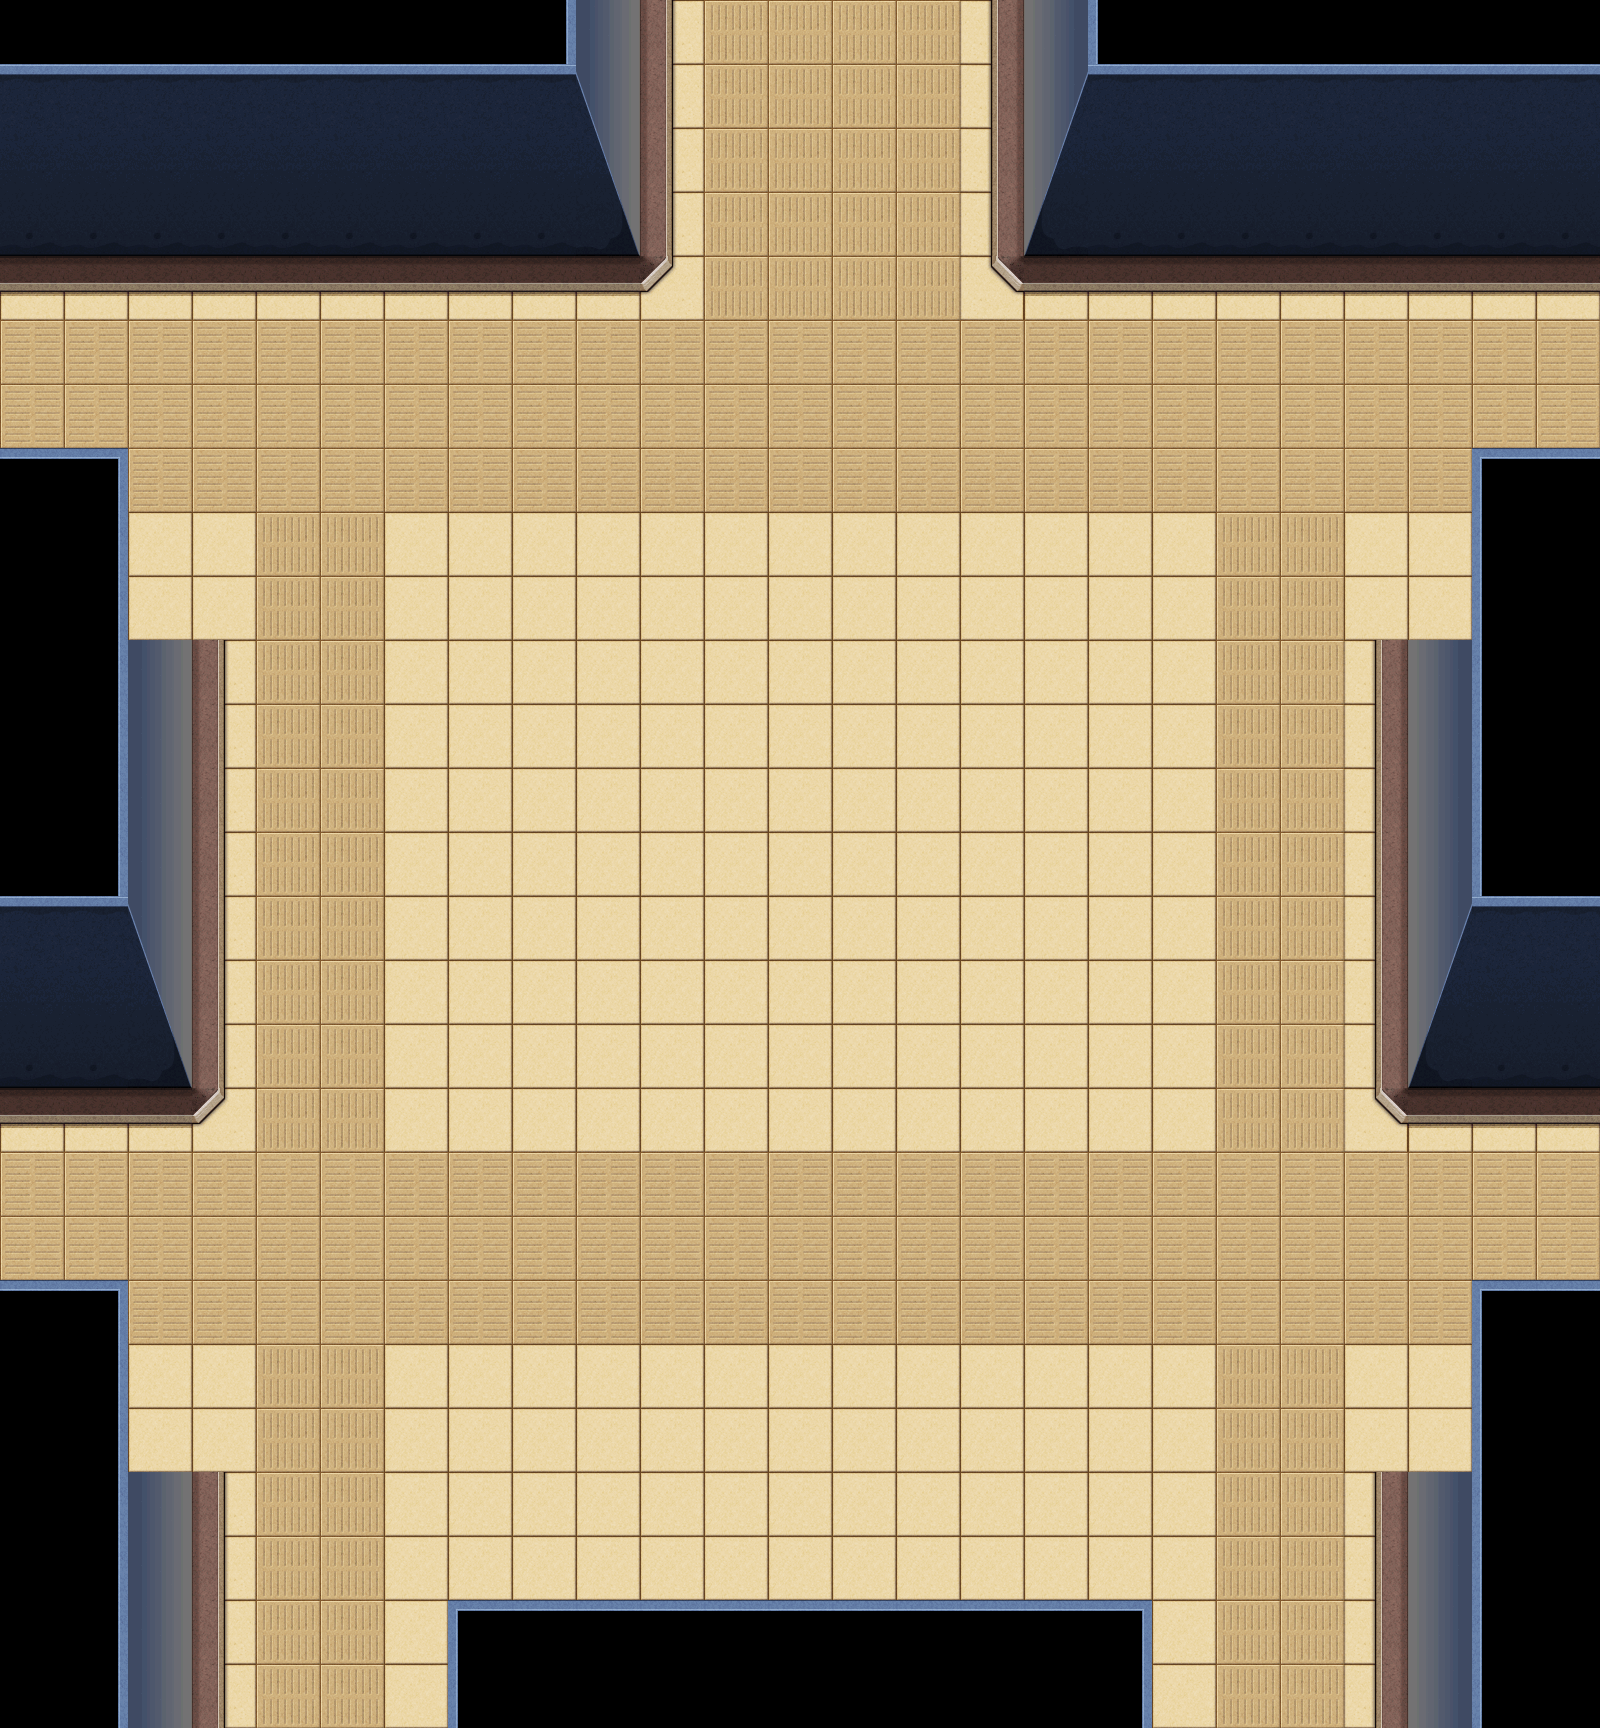

This is a level from a 2D game, rendered from its Tiled map with the project's own tilesets. A one-line summary and the map file follow, with tile-layer data summarised:
An orthogonal 25x27 tile map with 64x64 px tiles, 1 tile layer (background), 33 tilesets and 79 objects (11x collide, 11x collide_bullet).

<map version="1.0" orientation="orthogonal" width="25" height="27" tilewidth="64" tileheight="64">
 <tileset firstgid="1" name="bg03" tilewidth="64" tileheight="64">
  <image source="bg03.png" width="512" height="256" />
 </tileset>
 <tileset firstgid="33" name="jianzhu3_qiang02" tilewidth="101" tileheight="192">
  <image source="jianzhu3_qiang02.png" width="101" height="192" />
 </tileset>
 <tileset firstgid="34" name="jianzhu3_qiang01" tilewidth="101" tileheight="192">
  <image source="jianzhu3_qiang01.png" width="101" height="192" />
 </tileset>
 <tileset firstgid="35" name="jianzhu3_huatai" tilewidth="129" tileheight="173">
  <image source="jianzhu3_huatai.png" width="129" height="173" />
 </tileset>
 <tileset firstgid="36" name="jianzhu3_chuang02" tilewidth="52" tileheight="386">
  <image source="jianzhu3_chuang02.png" width="52" height="386" />
 </tileset>
 <tileset firstgid="37" name="jianzhu3_chuang01" tilewidth="52" tileheight="386">
  <image source="jianzhu3_chuang01.png" width="52" height="386" />
 </tileset>
 <tileset firstgid="38" name="jianzhu3_dianti" tilewidth="172" tileheight="196">
  <image source="jianzhu3_dianti.png" width="172" height="196" />
 </tileset>
 <tileset firstgid="39" name="jianzhu3_langan01" tilewidth="223" tileheight="105">
  <image source="jianzhu3_langan01.png" width="223" height="105" />
 </tileset>
 <tileset firstgid="40" name="jianzhu3_keng01" tilewidth="293" tileheight="131">
  <image source="jianzhu3_keng01.png" width="293" height="131" />
 </tileset>
 <tileset firstgid="41" name="jianzhu3_keng02" tilewidth="152" tileheight="81">
  <image source="jianzhu3_keng02.png" width="152" height="79" />
 </tileset>
 <tileset firstgid="41" name="jianzhu3_keng03" tilewidth="102" tileheight="39">
  <image source="jianzhu3_keng03.png" width="102" height="39" />
 </tileset>
 <tileset firstgid="42" name="jianzhu3_keng04" tilewidth="52" tileheight="20">
  <image source="jianzhu3_keng04.png" width="52" height="20" />
 </tileset>
 <tileset firstgid="43" name="jianzhu3_wuzi01" tilewidth="131" tileheight="63">
  <image source="jianzhu3_wuzi01.png" width="131" height="63" />
 </tileset>
 <tileset firstgid="44" name="jianzhu3_wuzi02" tilewidth="168" tileheight="53">
  <image source="jianzhu3_wuzi02.png" width="168" height="53" />
 </tileset>
 <tileset firstgid="45" name="jianzhu3_yizi01" tilewidth="85" tileheight="229">
  <image source="jianzhu3_yizi01.png" width="85" height="229" />
 </tileset>
 <tileset firstgid="46" name="jianzhu3_yizi02" tilewidth="85" tileheight="229">
  <image source="jianzhu3_yizi02.png" width="85" height="229" />
 </tileset>
 <tileset firstgid="47" name="jianzhu3_zhuozi01" tilewidth="518" tileheight="213">
  <image source="jianzhu3_zhuozi01.png" width="518" height="213" />
 </tileset>
 <tileset firstgid="48" name="jianzhu3_zhuozi02" tilewidth="202" tileheight="256">
  <image source="jianzhu3_zhuozi02.png" width="202" height="256" />
 </tileset>
 <tileset firstgid="49" name="jianzhu3_zhuozi03" tilewidth="202" tileheight="256">
  <image source="jianzhu3_zhuozi03.png" width="202" height="256" />
 </tileset>
 <tileset firstgid="50" name="jianzhu_xuezi01" tilewidth="242" tileheight="196">
  <image source="jianzhu_xuezi01.png" width="242" height="196" />
 </tileset>
 <tileset firstgid="51" name="jianzhu_xuezi02" tilewidth="219" tileheight="141">
  <image source="jianzhu_xuezi02.png" width="219" height="141" />
 </tileset>
 <tileset firstgid="52" name="jianzhu_xuezi03" tilewidth="192" tileheight="132">
  <image source="jianzhu_xuezi03.png" width="192" height="132" />
 </tileset>
 <tileset firstgid="53" name="jianzhu_xuezi04" tilewidth="421" tileheight="156">
  <image source="jianzhu_xuezi04.png" width="421" height="156" />
 </tileset>
 <tileset firstgid="54" name="jianzhu_xuezi05" tilewidth="180" tileheight="297">
  <image source="jianzhu_xuezi05.png" width="180" height="297" />
 </tileset>
 <tileset firstgid="55" name="jianzhu_xiangzi05" tilewidth="150" tileheight="170">
  <image source="jianzhu_xiangzi05.png" width="150" height="170" />
 </tileset>
 <tileset firstgid="56" name="jianzhu_xiangzi06" tilewidth="90" tileheight="113">
  <image source="jianzhu_xiangzi06.png" width="90" height="113" />
 </tileset>
 <tileset firstgid="57" name="jianzhu_xiangzi02" tilewidth="122" tileheight="126">
  <image source="jianzhu_xiangzi02.png" width="122" height="126" />
 </tileset>
 <tileset firstgid="58" name="jianzhu_xiangzi03" tilewidth="122" tileheight="76">
  <image source="jianzhu_xiangzi03.png" width="122" height="76" />
 </tileset>
 <tileset firstgid="59" name="jianzhu2_xiangzi0" tilewidth="192" tileheight="168">
  <image source="jianzhu2_xiangzi0.png" width="192" height="168" />
 </tileset>
 <tileset firstgid="60" name="jianzhu_xiangzi04" tilewidth="183" tileheight="126">
  <image source="jianzhu_xiangzi04.png" width="183" height="126" />
 </tileset>
 <tileset firstgid="61" name="jianzhu_xiangzi01" tilewidth="71" tileheight="80">
  <image source="jianzhu_xiangzi01.png" width="71" height="80" />
 </tileset>
 <tileset firstgid="62" name="jianzhu_xiangzi07" tilewidth="92" tileheight="112">
  <image source="jianzhu_xiangzi07.png" width="92" height="112" />
 </tileset>
 <tileset firstgid="63" name="jianzhu_qiang01" tilewidth="92" tileheight="54">
  <image source="jianzhu_qiang01.png" width="92" height="54" />
 </tileset>
 <layer name="background" width="25" height="27">
  <data>[675 cells, 675 non-empty, 25 distinct tile ids]</data>
 </layer>
 <objectgroup name="right" width="25" height="27">
  <properties>
   <property name="buildlayer" value="1" />
   <property name="filename" value="jianzhu3_qiang02.png" />
  </properties>
  <object gid="33" x="1371" y="640" />
  <object gid="33" x="1371" y="1472" />
  <object gid="33" x="346" y="1793" />
 </objectgroup>
 <objectgroup name="left" width="25" height="27">
  <properties>
   <property name="buildlayer" value="1" />
   <property name="filename" value="jianzhu3_qiang01.png" />
  </properties>
  <object gid="34" x="128" y="642">
   <properties>
    <property name="groundZ" value="1" />
   </properties>
  </object>
  <object gid="34" x="128" y="1472">
   <properties>
    <property name="groundZ" value="1" />
   </properties>
  </object>
  <object gid="34" x="1153" y="1792">
   <properties>
    <property name="groundZ" value="1" />
   </properties>
  </object>
 </objectgroup>
 <objectgroup name="flower" width="25" height="27">
  <properties>
   <property name="filename" value="jianzhu3_huatai.png" />
   <property name="groundlayer" value="1" />
  </properties>
 </objectgroup>
 <objectgroup name="rightboli" width="25" height="27">
  <properties>
   <property name="filename" value="jianzhu3_chuang02.png" />
   <property name="groundlayer" value="1" />
  </properties>
  <object gid="36" x="1413" y="960" />
  <object gid="36" x="1415" y="1853" />
 </objectgroup>
 <objectgroup name="rightdoor" width="25" height="27">
  <properties>
   <property name="filename" value="jianzhu3_chuang02.png" />
   <property name="groundlayer" value="1" />
  </properties>
 </objectgroup>
 <objectgroup name="rightdooropen" width="25" height="27">
  <properties>
   <property name="filename" value="jianzhu3_men04.png" />
   <property name="groundlayer" value="1" />
  </properties>
 </objectgroup>
 <objectgroup name="leftdoor" width="25" height="27">
  <properties>
   <property name="filename" value="jianzhu3_men01.png" />
   <property name="groundlayer" value="1" />
  </properties>
 </objectgroup>
 <objectgroup name="leftdooropen" width="25" height="27">
  <properties>
   <property name="filename" value="jianzhu3_men03.png" />
   <property name="groundlayer" value="1" />
  </properties>
 </objectgroup>
 <objectgroup name="leftboli" width="25" height="27">
  <properties>
   <property name="filename" value="jianzhu3_chuang01.png" />
   <property name="groundlayer" value="1" />
  </properties>
  <object gid="37" x="135" y="970">
   <properties>
    <property name="groundZ" value="2" />
   </properties>
  </object>
  <object gid="37" x="133" y="1866">
   <properties>
    <property name="groundZ" value="2" />
   </properties>
  </object>
 </objectgroup>
 <objectgroup name="door" width="25" height="27">
  <properties>
   <property name="filename" value="jianzhu3_dianti.png" />
   <property name="groundlayer" value="1" />
  </properties>
  <object gid="38" x="1256" y="283" />
  <object gid="38" x="170" y="281" />
 </objectgroup>
 <objectgroup name="warning" width="25" height="27">
  <properties>
   <property name="filename" value="jianzhu3_langan01.png" />
   <property name="groundlayer" value="1" />
  </properties>
  <object gid="39" x="1157" y="290">
   <properties>
    <property name="groundZ" value="1" />
   </properties>
  </object>
  <object gid="39" x="-51" y="293">
   <properties>
    <property name="groundZ" value="1" />
   </properties>
  </object>
  <object gid="39" x="385" y="291">
   <properties>
    <property name="groundZ" value="1" />
   </properties>
  </object>
  <object gid="39" x="1518" y="1122">
   <properties>
    <property name="groundZ" value="1" />
   </properties>
  </object>
 </objectgroup>
 <objectgroup name="keng1" width="25" height="27">
  <properties>
   <property name="filename" value="jianzhu3_keng01.png" />
   <property name="groundlayer" value="1" />
  </properties>
  <object gid="40" x="336" y="565" />
  <object gid="40" x="974" y="1526" />
  <object gid="40" x="619" y="1037" />
 </objectgroup>
 <objectgroup name="keng2" width="25" height="27">
  <properties>
   <property name="filename" value="jianzhu3_keng02.png" />
   <property name="groundlayer" value="1" />
  </properties>
  <object x="1050" y="731" />
  <object x="410" y="1307" />
 </objectgroup>
 <objectgroup name="keng3" width="25" height="27">
  <properties>
   <property name="filename" value="jianzhu3_keng03.png" />
   <property name="groundlayer" value="1" />
  </properties>
  <object gid="41" x="1166" y="952" />
  <object gid="41" x="268" y="824" />
  <object gid="41" x="1286" y="374" />
  <object gid="41" x="880" y="248" />
  <object gid="41" x="332" y="1590" />
 </objectgroup>
 <objectgroup name="keng4" width="25" height="27">
  <properties>
   <property name="filename" value="jianzhu3_keng04.png" />
   <property name="groundlayer" value="1" />
  </properties>
  <object gid="42" x="645" y="667" />
  <object gid="42" x="1414" y="1200" />
  <object gid="42" x="148" y="1260" />
  <object gid="42" x="142" y="326" />
 </objectgroup>
 <objectgroup name="wuzi1" width="25" height="27">
  <properties>
   <property name="filename" value="jianzhu3_wuzi01.png" />
   <property name="groundlayer" value="1" />
  </properties>
  <object gid="43" x="1661" y="356" />
 </objectgroup>
 <objectgroup name="wuzi2" width="25" height="27">
  <properties>
   <property name="filename" value="jianzhu3_wuzi02.png" />
   <property name="groundlayer" value="1" />
  </properties>
  <object gid="44" x="1694" y="468" />
 </objectgroup>
 <objectgroup name="chairleft" width="25" height="27">
  <properties>
   <property name="filename" value="jianzhu3_yizi01.png" />
   <property name="groundlayer" value="1" />
  </properties>
  <object gid="45" x="2091" y="595" />
 </objectgroup>
 <objectgroup name="chairright" width="25" height="27">
  <properties>
   <property name="filename" value="jianzhu3_yizi01.png" />
   <property name="groundlayer" value="1" />
  </properties>
  <object gid="46" x="1965" y="572" />
 </objectgroup>
 <objectgroup name="deskbig" width="25" height="27">
  <properties>
   <property name="filename" value="jianzhu3_zhuozi01.png" />
   <property name="groundlayer" value="1" />
  </properties>
  <object gid="47" x="1668" y="213" />
 </objectgroup>
 <objectgroup name="deskleft" width="25" height="27">
  <properties>
   <property name="filename" value="jianzhu3_zhuozi02.png" />
   <property name="groundlayer" value="1" />
  </properties>
  <object gid="48" x="2291" y="310" />
 </objectgroup>
 <objectgroup name="deskright" width="25" height="27">
  <properties>
   <property name="filename" value="jianzhu3_zhuozi03.png" />
   <property name="groundlayer" value="1" />
  </properties>
  <object gid="49" x="2267" y="593" />
 </objectgroup>
 <objectgroup name="blood1" width="25" height="27">
  <properties>
   <property name="filename" value="jianzhu_xuezi01.png" />
   <property name="groundlayer" value="1" />
  </properties>
  <object gid="50" x="701" y="803" />
  <object gid="50" x="1464" y="1309" />
  <object gid="50" x="626" y="1482" />
 </objectgroup>
 <objectgroup name="blood2" width="25" height="27">
  <properties>
   <property name="filename" value="jianzhu_xuezi02.png" />
   <property name="groundlayer" value="1" />
  </properties>
  <object gid="51" x="-56" y="443">
   <properties>
    <property name="groundZ" value="1" />
   </properties>
  </object>
  <object gid="51" x="1205" y="1773">
   <properties>
    <property name="groundZ" value="1" />
   </properties>
  </object>
 </objectgroup>
 <objectgroup name="blood3" width="25" height="27">
  <properties>
   <property name="filename" value="jianzhu_xuezi03.png" />
   <property name="groundlayer" value="1" />
  </properties>
  <object gid="52" x="752" y="415">
   <properties>
    <property name="groundZ" value="1" />
   </properties>
  </object>
  <object gid="52" x="354" y="1044">
   <properties>
    <property name="groundZ" value="1" />
   </properties>
  </object>
  <object gid="52" x="1084" y="1216">
   <properties>
    <property name="groundZ" value="1" />
   </properties>
  </object>
 </objectgroup>
 <objectgroup name="blood4" width="25" height="27">
  <properties>
   <property name="filename" value="jianzhu_xuezi04.png" />
   <property name="groundlayer" value="1" />
  </properties>
  <object gid="53" x="1321" y="443" />
  <object gid="53" x="-145" y="1270" />
 </objectgroup>
 <objectgroup name="blood5" width="25" height="27">
  <properties>
   <property name="filename" value="jianzhu_xuezi05.png" />
   <property name="groundlayer" value="1" />
  </properties>
  <object gid="54" x="205" y="1842" />
 </objectgroup>
 <objectgroup name="blackboxb" width="25" height="27">
  <properties>
   <property name="filename" value="jianzhu_xiangzi05.png" />
   <property name="groundlayer" value="1" />
  </properties>
  <object gid="55" x="-254" y="804">
   <properties>
    <property name="groundZ" value="1" />
   </properties>
  </object>
 </objectgroup>
 <objectgroup name="blackboxs" width="25" height="27">
  <properties>
   <property name="filename" value="jianzhu_xiangzi06.png" />
   <property name="groundlayer" value="1" />
  </properties>
  <object gid="56" x="-211" y="982">
   <properties>
    <property name="groundZ" value="1" />
   </properties>
  </object>
 </objectgroup>
 <objectgroup name="greenboxb" width="25" height="27">
  <properties>
   <property name="filename" value="jianzhu_xiangzi02.png" />
   <property name="groundlayer" value="1" />
  </properties>
  <object gid="57" x="-235" y="519">
   <properties>
    <property name="groundZ" value="3" />
   </properties>
  </object>
 </objectgroup>
 <objectgroup name="greenboxs" width="25" height="27">
  <properties>
   <property name="filename" value="jianzhu_xiangzi03.png" />
   <property name="groundlayer" value="1" />
  </properties>
  <object gid="58" x="-266" y="345">
   <properties>
    <property name="groundZ" value="3" />
   </properties>
  </object>
 </objectgroup>
 <objectgroup name="greenbox2" width="25" height="27">
  <properties>
   <property name="filename" value="jianzhu2_xiangzi0.png" />
   <property name="groundlayer" value="1" />
  </properties>
  <object gid="59" x="-260" y="1201" />
 </objectgroup>
 <objectgroup name="mutouboxb" width="25" height="27">
  <properties>
   <property name="filename" value="jianzhu_xiangzi04.png" />
   <property name="groundlayer" value="1" />
  </properties>
  <object gid="60" x="-229" y="1382">
   <properties>
    <property name="groundZ" value="2" />
   </properties>
  </object>
 </objectgroup>
 <objectgroup name="mutouboxs" width="25" height="27">
  <properties>
   <property name="filename" value="jianzhu_xiangzi01.png" />
   <property name="groundlayer" value="1" />
  </properties>
  <object gid="61" x="-322" y="1364">
   <properties>
    <property name="groundZ" value="2" />
   </properties>
  </object>
 </objectgroup>
 <objectgroup name="qiangxieM16" width="25" height="27">
  <properties>
   <property name="filename" value="jianzhu_xiangzi07.png" />
   <property name="groundlayer" value="1" />
  </properties>
  <object gid="62" x="-182" y="1562">
   <properties>
    <property name="groundZ" value="10" />
   </properties>
  </object>
 </objectgroup>
 <objectgroup name="qiangxieSVD" width="25" height="27">
  <properties>
   <property name="filename" value="jianzhu_qiang01.png" />
   <property name="groundlayer" value="1" />
  </properties>
  <object gid="63" x="-269" y="1479">
   <properties>
    <property name="groundZ" value="10" />
   </properties>
  </object>
 </objectgroup>
 <objectgroup name="collide_people" width="25" height="27" visible="0">
  <object type="collide" x="-37" y="-37" width="680" height="305" />
  <object type="collide" x="1021" y="-42" width="680" height="305" />
  <object type="collide" x="1404" y="458" width="332" height="637" />
  <object type="collide" x="-139" y="458" width="335" height="636" />
  <object type="collide" x="-134" y="1292" width="332" height="637" />
  <object type="collide" x="1405" y="1291" width="332" height="637" />
  <object type="collide" x="404" y="1612" width="792" height="218" />
  <object type="collide" x="1610" y="186" width="254" height="1191" />
  <object type="collide" x="-112" y="128" width="102" height="1327" />
  <object type="collide" x="-208" y="1739" width="2114" height="161" />
  <object type="collide" x="482" y="-334" width="680" height="322" />
 </objectgroup>
 <objectgroup name="collide_bullet" width="25" height="27" visible="0">
  <object type="collide_bullet" x="-84" y="-45" width="705" height="252" />
  <object type="collide_bullet" x="1045" y="-53" width="705" height="252" />
  <object type="collide_bullet" x="1470" y="450" width="298" height="535" />
  <object type="collide_bullet" x="1433" y="565" width="204" height="464" />
  <object type="collide_bullet" x="-126" y="450" width="256" height="300" />
  <object type="collide_bullet" x="-92" y="562" width="259" height="457" />
  <object type="collide_bullet" x="-129" y="1281" width="256" height="300" />
  <object type="collide_bullet" x="-95" y="1390" width="257" height="368" />
  <object type="collide_bullet" x="447" y="1601" width="703" height="199" />
  <object type="collide_bullet" x="1475" y="1281" width="256" height="300" />
  <object type="collide_bullet" x="1435" y="1401" width="187" height="525" />
 </objectgroup>
</map>
